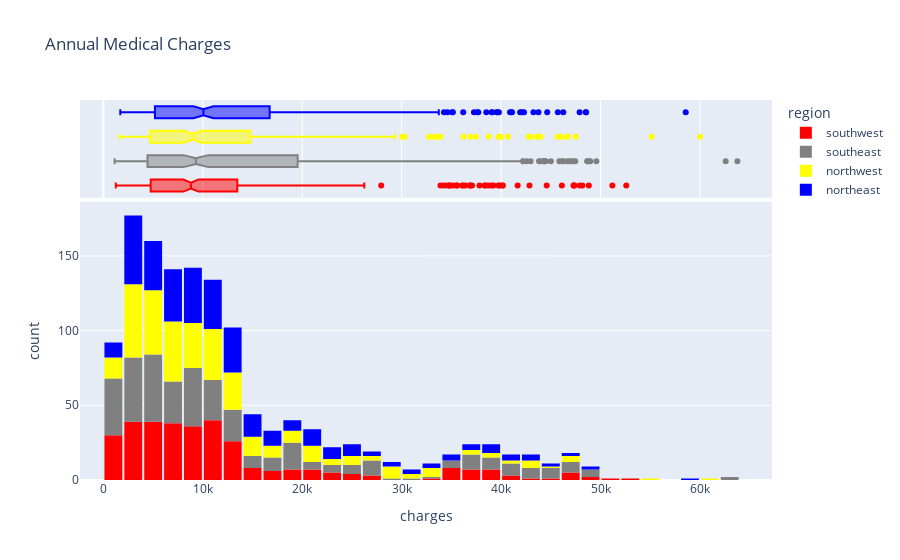

The notebook cell saved with this chart:
### Markdown cell above
**Аналіз region**

### Code cell
fig = px.histogram(medical_df,
                   x='charges',
                   marginal='box',
                   color='region',
                   color_discrete_sequence=['red', 'grey', 'yellow', 'blue'],
                   title='Annual Medical Charges')
fig.update_layout(bargap=0.1)
fig.show()

### Figure 1 — Plotly figure (JSON) as saved in the notebook; plotly's stock layout.template omitted (floating-point values rounded to 4 significant figures; data arrays with more than 128 entries replaced by an {"elided": "..."} marker saying what was removed)
{"data": [{"bingroup": "x", "hovertemplate": "region=southwest<br>charges=%{x}<br>count=%{y}<extra></extra>", "legendgroup": "southwest", "marker": {"color": "red", "pattern": {"shape": ""}}, "name": "southwest", "orientation": "v", "showlegend": true, "type": "histogram", "x": {"elided": "325 float values"}, "xaxis": "x", "yaxis": "y"}, {"hovertemplate": "region=southwest<br>charges=%{x}<extra></extra>", "legendgroup": "southwest", "marker": {"color": "red"}, "name": "southwest", "notched": true, "showlegend": false, "type": "box", "x": {"elided": "325 float values"}, "xaxis": "x2", "yaxis": "y2"}, {"bingroup": "x", "hovertemplate": "region=southeast<br>charges=%{x}<br>count=%{y}<extra></extra>", "legendgroup": "southeast", "marker": {"color": "grey", "pattern": {"shape": ""}}, "name": "southeast", "orientation": "v", "showlegend": true, "type": "histogram", "x": {"elided": "364 float values"}, "xaxis": "x", "yaxis": "y"}, {"hovertemplate": "region=southeast<br>charges=%{x}<extra></extra>", "legendgroup": "southeast", "marker": {"color": "grey"}, "name": "southeast", "notched": true, "showlegend": false, "type": "box", "x": {"elided": "364 float values"}, "xaxis": "x2", "yaxis": "y2"}, {"bingroup": "x", "hovertemplate": "region=northwest<br>charges=%{x}<br>count=%{y}<extra></extra>", "legendgroup": "northwest", "marker": {"color": "yellow", "pattern": {"shape": ""}}, "name": "northwest", "orientation": "v", "showlegend": true, "type": "histogram", "x": {"elided": "325 float values"}, "xaxis": "x", "yaxis": "y"}, {"hovertemplate": "region=northwest<br>charges=%{x}<extra></extra>", "legendgroup": "northwest", "marker": {"color": "yellow"}, "name": "northwest", "notched": true, "showlegend": false, "type": "box", "x": {"elided": "325 float values"}, "xaxis": "x2", "yaxis": "y2"}, {"bingroup": "x", "hovertemplate": "region=northeast<br>charges=%{x}<br>count=%{y}<extra></extra>", "legendgroup": "northeast", "marker": {"color": "blue", "pattern": {"shape": ""}}, "name": "northeast", "orientation": "v", "showlegend": true, "type": "histogram", "x": {"elided": "324 float values"}, "xaxis": "x", "yaxis": "y"}, {"hovertemplate": "region=northeast<br>charges=%{x}<extra></extra>", "legendgroup": "northeast", "marker": {"color": "blue"}, "name": "northeast", "notched": true, "showlegend": false, "type": "box", "x": {"elided": "324 float values"}, "xaxis": "x2", "yaxis": "y2"}], "layout": {"bargap": 0.1, "barmode": "relative", "legend": {"title": {"text": "region"}, "tracegroupgap": 0}, "title": {"text": "Annual Medical Charges"}, "xaxis": {"anchor": "y", "domain": [0, 1], "title": {"text": "charges"}}, "xaxis2": {"anchor": "y2", "domain": [0, 1], "matches": "x", "showgrid": true, "showticklabels": false}, "yaxis": {"anchor": "x", "domain": [0, 0.7326], "title": {"text": "count"}}, "yaxis2": {"anchor": "x2", "domain": [0.7426, 1], "matches": "y2", "showgrid": false, "showline": false, "showticklabels": false, "ticks": ""}}}
